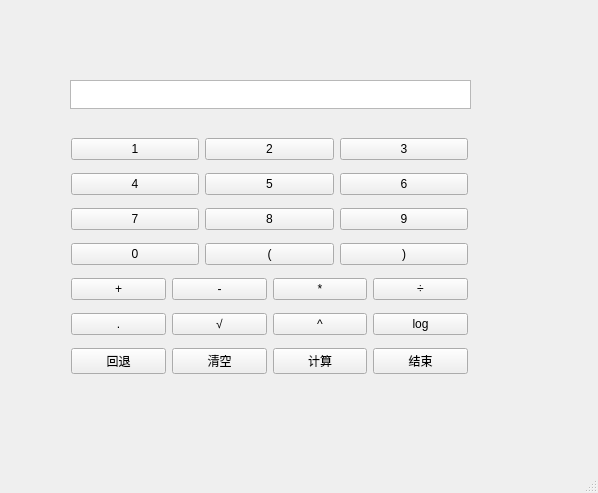
<?xml version="1.0" encoding="UTF-8"?>
<ui version="4.0">
 <class>MainWindow</class>
 <widget class="QMainWindow" name="MainWindow">
  <property name="geometry">
   <rect>
    <x>0</x>
    <y>0</y>
    <width>598</width>
    <height>493</height>
   </rect>
  </property>
  <property name="windowTitle">
   <string>MainWindow</string>
  </property>
  <widget class="QWidget" name="centralwidget">
   <widget class="QWidget" name="layoutWidget">
    <property name="geometry">
     <rect>
      <x>71</x>
      <y>131</y>
      <width>397</width>
      <height>254</height>
     </rect>
    </property>
    <layout class="QGridLayout" name="gridLayout">
     <item row="0" column="0">
      <layout class="QHBoxLayout" name="horizontalLayout">
       <item>
        <widget class="QPushButton" name="one">
         <property name="text">
          <string>1</string>
         </property>
        </widget>
       </item>
       <item>
        <widget class="QPushButton" name="two">
         <property name="text">
          <string>2</string>
         </property>
        </widget>
       </item>
       <item>
        <widget class="QPushButton" name="three">
         <property name="text">
          <string>3</string>
         </property>
        </widget>
       </item>
      </layout>
     </item>
     <item row="1" column="0">
      <layout class="QHBoxLayout" name="horizontalLayout_2">
       <item>
        <widget class="QPushButton" name="four">
         <property name="text">
          <string>4</string>
         </property>
        </widget>
       </item>
       <item>
        <widget class="QPushButton" name="five">
         <property name="text">
          <string>5</string>
         </property>
        </widget>
       </item>
       <item>
        <widget class="QPushButton" name="six">
         <property name="text">
          <string>6</string>
         </property>
        </widget>
       </item>
      </layout>
     </item>
     <item row="2" column="0">
      <layout class="QHBoxLayout" name="horizontalLayout_3">
       <item>
        <widget class="QPushButton" name="seven">
         <property name="text">
          <string>7</string>
         </property>
        </widget>
       </item>
       <item>
        <widget class="QPushButton" name="eight">
         <property name="text">
          <string>8</string>
         </property>
        </widget>
       </item>
       <item>
        <widget class="QPushButton" name="nine">
         <property name="text">
          <string>9</string>
         </property>
        </widget>
       </item>
      </layout>
     </item>
     <item row="3" column="0">
      <layout class="QHBoxLayout" name="horizontalLayout_4">
       <item>
        <widget class="QPushButton" name="zero_2">
         <property name="text">
          <string>0</string>
         </property>
        </widget>
       </item>
       <item>
        <widget class="QPushButton" name="kuohao1">
         <property name="text">
          <string>(</string>
         </property>
        </widget>
       </item>
       <item>
        <widget class="QPushButton" name="kuohao2">
         <property name="text">
          <string>)</string>
         </property>
        </widget>
       </item>
      </layout>
     </item>
     <item row="4" column="0">
      <layout class="QHBoxLayout" name="horizontalLayout_5">
       <item>
        <widget class="QPushButton" name="add">
         <property name="text">
          <string>+</string>
         </property>
        </widget>
       </item>
       <item>
        <widget class="QPushButton" name="sub">
         <property name="text">
          <string>-</string>
         </property>
        </widget>
       </item>
       <item>
        <widget class="QPushButton" name="pro">
         <property name="text">
          <string>*</string>
         </property>
        </widget>
       </item>
       <item>
        <widget class="QPushButton" name="divi">
         <property name="text">
          <string>÷</string>
         </property>
        </widget>
       </item>
      </layout>
     </item>
     <item row="5" column="0">
      <layout class="QHBoxLayout" name="horizontalLayout_6">
       <item>
        <widget class="QPushButton" name="decimal">
         <property name="text">
          <string>.</string>
         </property>
        </widget>
       </item>
       <item>
        <widget class="QPushButton" name="radical">
         <property name="text">
          <string>√</string>
         </property>
        </widget>
       </item>
       <item>
        <widget class="QPushButton" name="Power">
         <property name="text">
          <string>^</string>
         </property>
        </widget>
       </item>
       <item>
        <widget class="QPushButton" name="log">
         <property name="text">
          <string>log</string>
         </property>
        </widget>
       </item>
      </layout>
     </item>
     <item row="6" column="0">
      <layout class="QHBoxLayout" name="horizontalLayout_7">
       <item>
        <widget class="QPushButton" name="Backspace">
         <property name="text">
          <string>回退</string>
         </property>
        </widget>
       </item>
       <item>
        <widget class="QPushButton" name="clear">
         <property name="text">
          <string>清空</string>
         </property>
        </widget>
       </item>
       <item>
        <widget class="QPushButton" name="compute">
         <property name="text">
          <string>计算</string>
         </property>
        </widget>
       </item>
       <item>
        <widget class="QPushButton" name="close">
         <property name="text">
          <string>结束</string>
         </property>
        </widget>
       </item>
      </layout>
     </item>
    </layout>
   </widget>
   <widget class="QTextBrowser" name="output">
    <property name="geometry">
     <rect>
      <x>70</x>
      <y>80</y>
      <width>401</width>
      <height>29</height>
     </rect>
    </property>
    <property name="minimumSize">
     <size>
      <width>0</width>
      <height>29</height>
     </size>
    </property>
    <property name="maximumSize">
     <size>
      <width>16777215</width>
      <height>29</height>
     </size>
    </property>
    <property name="font">
     <font>
      <family>Arial</family>
      <weight>75</weight>
      <italic>true</italic>
      <bold>true</bold>
     </font>
    </property>
   </widget>
  </widget>
  <widget class="QMenuBar" name="menubar">
   <property name="geometry">
    <rect>
     <x>0</x>
     <y>0</y>
     <width>598</width>
     <height>26</height>
    </rect>
   </property>
  </widget>
  <widget class="QStatusBar" name="statusbar"/>
 </widget>
 <resources/>
 <connections/>
</ui>
